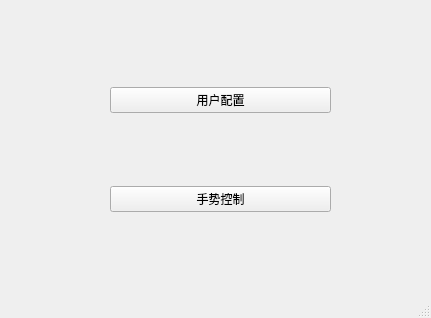
<?xml version="1.0" encoding="UTF-8"?>
<ui version="4.0">
 <class>MainWindow</class>
 <widget class="QMainWindow" name="MainWindow">
  <property name="geometry">
   <rect>
    <x>0</x>
    <y>0</y>
    <width>431</width>
    <height>318</height>
   </rect>
  </property>
  <property name="windowTitle">
   <string>MainWindow</string>
  </property>
  <widget class="QWidget" name="centralwidget">
   <widget class="QWidget" name="verticalLayoutWidget">
    <property name="geometry">
     <rect>
      <x>110</x>
      <y>20</y>
      <width>221</width>
      <height>261</height>
     </rect>
    </property>
    <layout class="QVBoxLayout" name="verticalLayout">
     <item>
      <widget class="QPushButton" name="user_info">
       <property name="text">
        <string>用户配置</string>
       </property>
      </widget>
     </item>
     <item>
      <widget class="QPushButton" name="hand_control">
       <property name="text">
        <string>手势控制</string>
       </property>
      </widget>
     </item>
    </layout>
   </widget>
  </widget>
  <widget class="QStatusBar" name="statusbar"/>
 </widget>
 <resources/>
 <connections/>
</ui>
